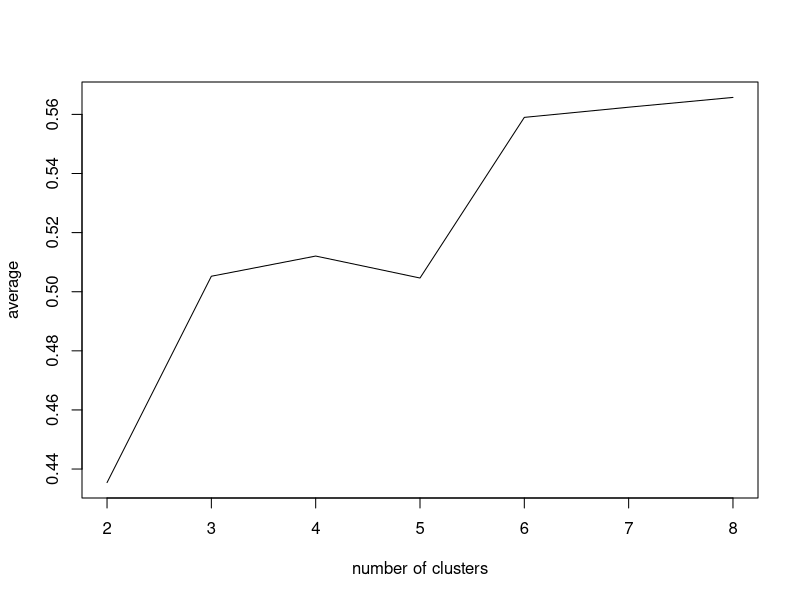
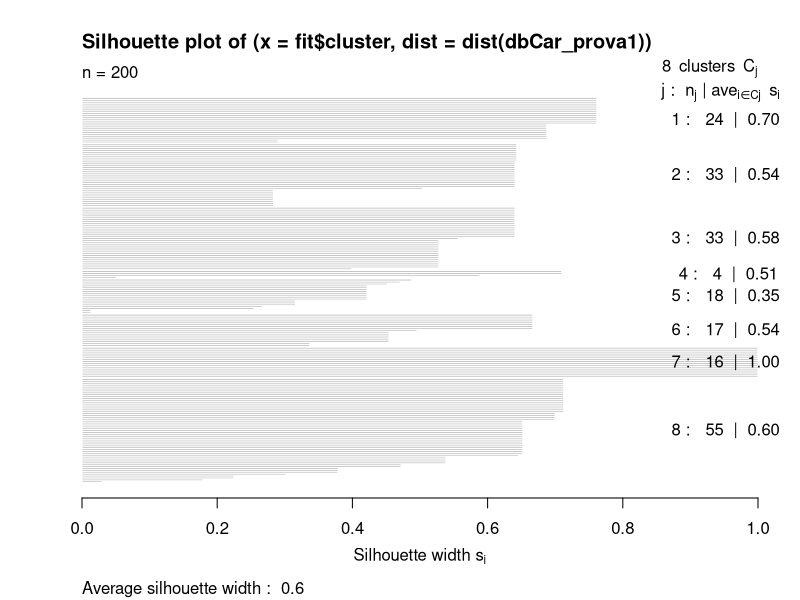
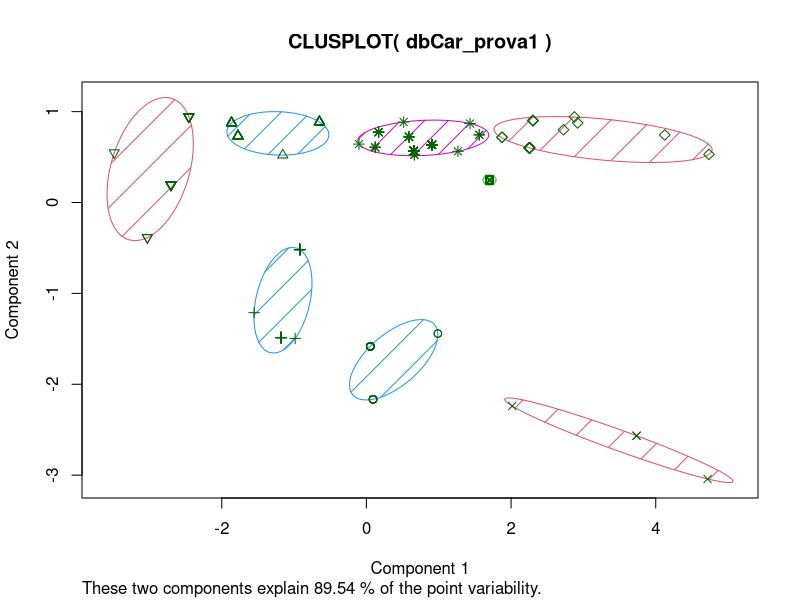
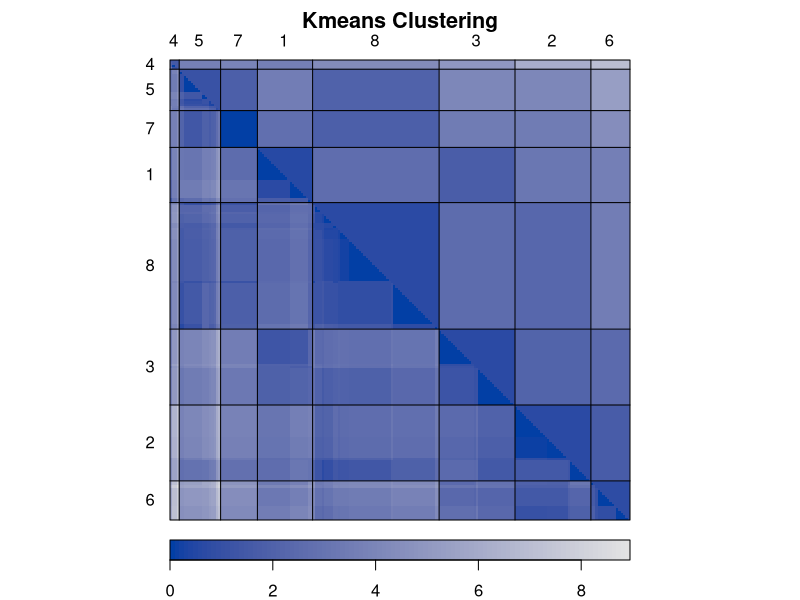
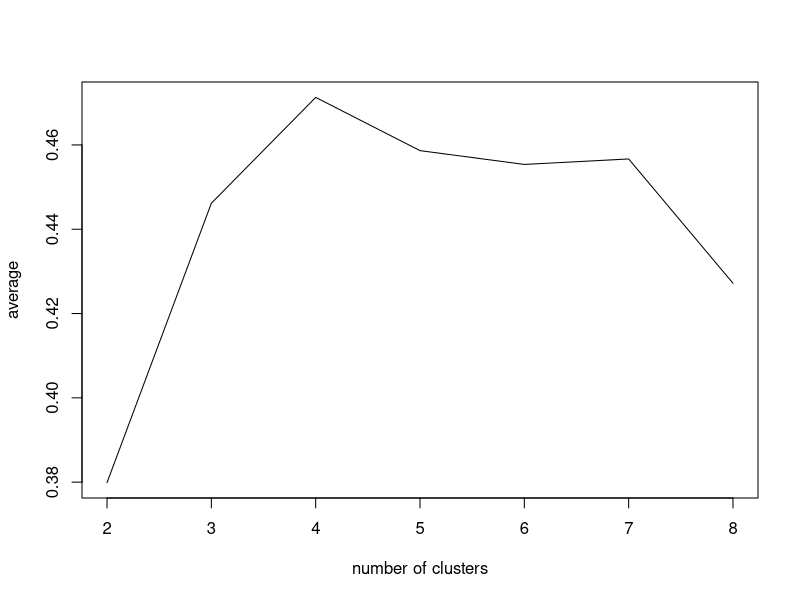
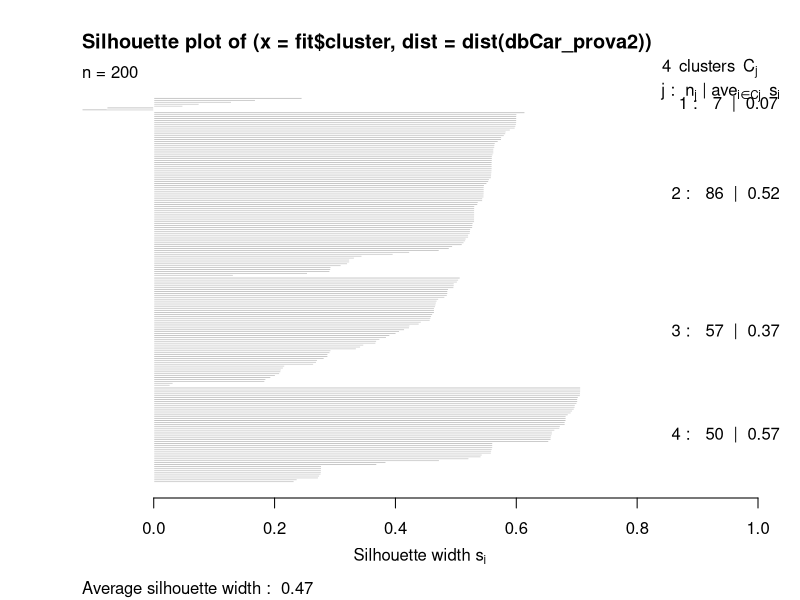
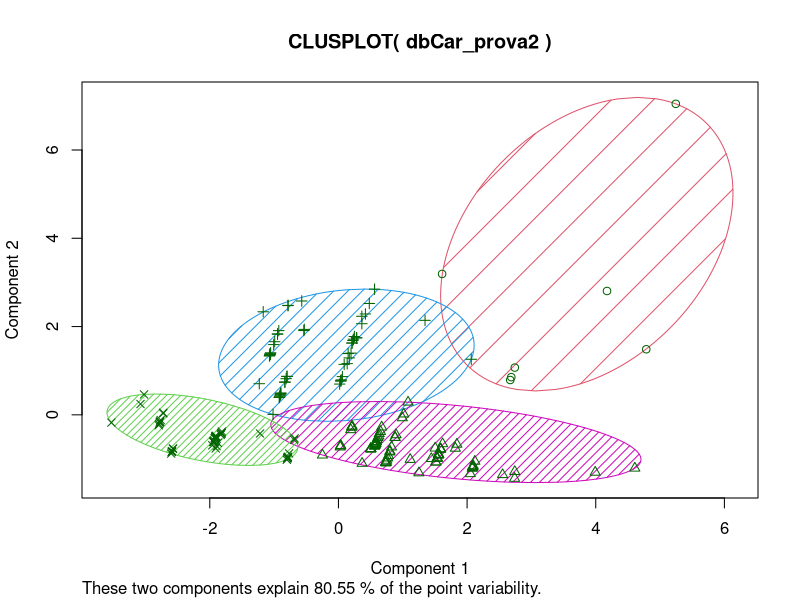
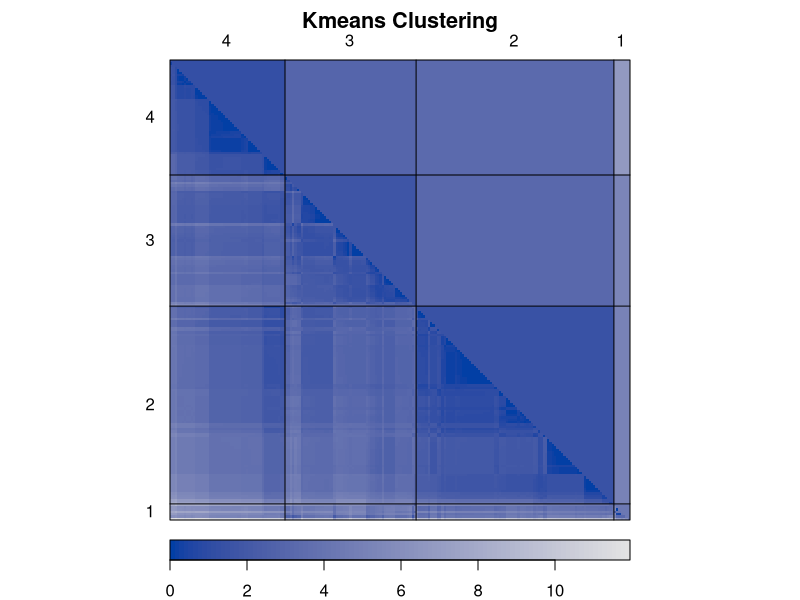

Recreate these plots in R, in order.
#Fabbris Elia 793240
#Fumagalli Matteo 793670

library(cluster)
library(fpc) #contiene la funzione cluster.stats
library(seriation)

datasetCar = read.csv('car_integration_sample.csv',header = TRUE)

#Prova 1, attributi lenght, width, height e wheelbase
dbCar_prova1 = scale(datasetCar[4:7])

#Stima del numero ottimale di cluster
nCluster = 2:8
set.seed(1293)
SW = sapply(nCluster, function(k) {cluster.stats(dist(dbCar_prova1), kmeans(dbCar_prova1,
                                  centers=k,nstart = 20)$cluster)$avg.silwidth}) 
SW
plot(nCluster,SW, type="l", xlab= "number of clusters",ylab = "average")

#Stima della silhouette per ciascun cluster ottenuto rispetto alla soluzione ottimale
set.seed(1293)
fit = kmeans(dbCar_prova1,8,nstart = 200)
kms = silhouette(fit$cluster, dist(dbCar_prova1))
plot(kms)
clusplot(dbCar_prova1, fit$cluster, color=TRUE, shade=TRUE,labels=1, lines=0)

#Stima della matrice di dissimilarità rispetto alla soluzione di cluster ottimale
dissplot(dist(dbCar_prova1), labels=fit$cluster, options=list(main="Kmeans Clustering"))
#Risultati clustering
table(fit$cluster,datasetCar$body)

#Prova 2, attributi price, lenght, width, height e wheelbase
dbCar_prova2 = scale(datasetCar[3:7])

#Stima del numero ottimale di cluster
nCluster = 2:8
set.seed(1293)
SW = sapply(nCluster, function(k) {cluster.stats(dist(dbCar_prova2), kmeans(dbCar_prova2,
                                                                     centers=k,nstart = 20)$cluster)$avg.silwidth}) 
SW
plot(nCluster,SW, type="l", xlab= "number of clusters",ylab = "average")

#Stima della silhouette per ciascun cluster ottenuto rispetto alla soluzione ottimale
set.seed(1293)
fit = kmeans(dbCar_prova2,4,nstart = 200)
kms = silhouette(fit$cluster, dist(dbCar_prova2))
plot(kms)
clusplot(dbCar_prova2, fit$cluster, color=TRUE, shade=TRUE,labels=1, lines=0)
#Stima della matrice di dissimilarità rispetto alla soluzione di cluster ottimale
dissplot(dist(dbCar_prova2), labels=fit$cluster, options=list(main="Kmeans Clustering"))
#Risultati clustering
table(fit$cluster,datasetCar$body)

#Prova_extra_prova1_4cluster
#Stima della silhouette per ciascun cluster ottenuto rispetto alla soluzione con 4 cluster
set.seed(1293)
fit = kmeans(dbCar_prova1,4,nstart = 200)
kms = silhouette(fit$cluster, dist(dbCar_prova1))
plot(kms)
clusplot(dbCar_prova1, fit$cluster, color=TRUE, shade=TRUE,labels=1, lines=0)
#Stima della matrice di dissimilarità rispetto alla soluzione con 4 cluster
dissplot(dist(dbCar_prova1), labels=fit$cluster, options=list(main="Kmeans Clustering"))
#Risultati clustering
table(fit$cluster,datasetCar$body)
  
